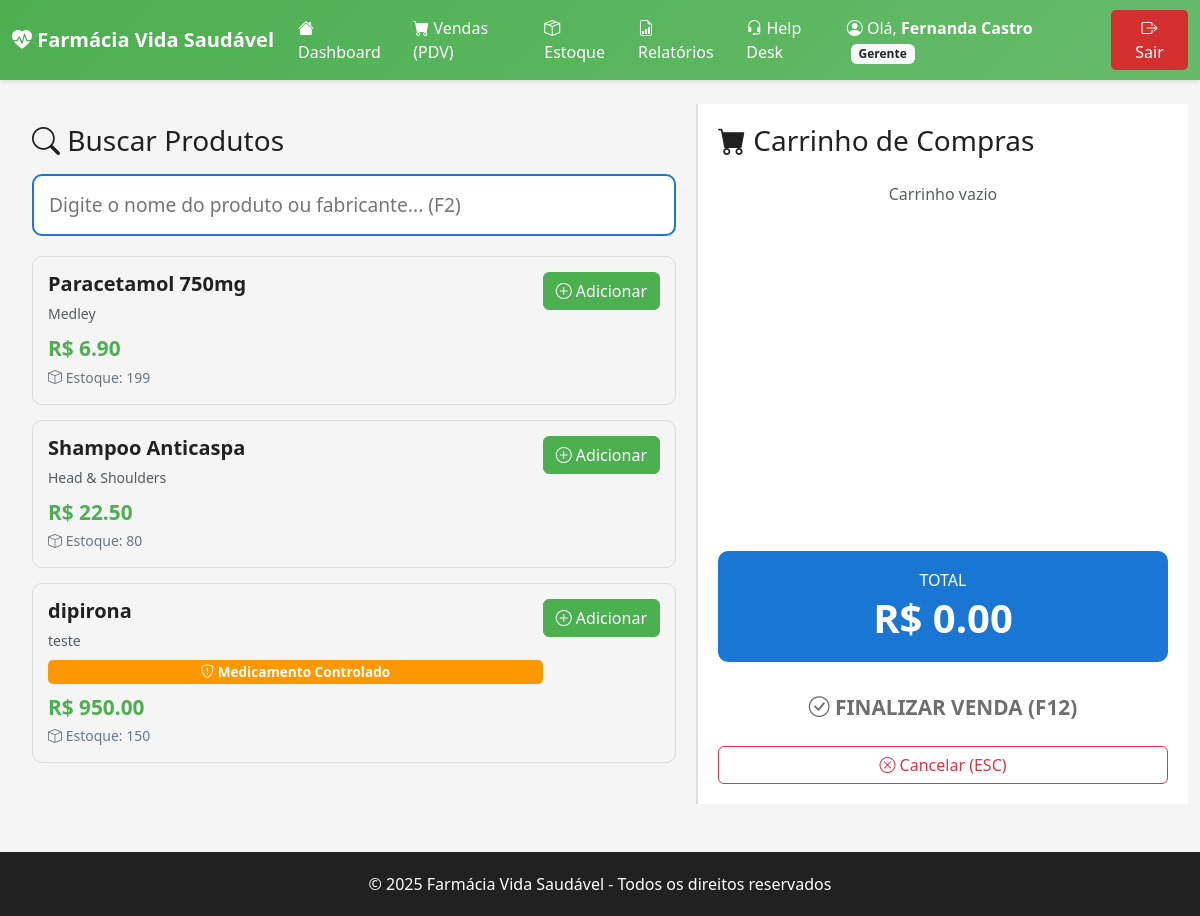
The page /pdv (signed in) on the database its author committed.
### tables this page shows
CREATE TABLE produtos (
            id INTEGER PRIMARY KEY AUTOINCREMENT,
            nome TEXT NOT NULL,
            fabricante TEXT NOT NULL,
            categoria TEXT CHECK(categoria IN ('Comum', 'Controlado', 'Antibiotico', 'Higiene')) NOT NULL,
            preco_venda REAL NOT NULL,
            descricao TEXT,
            created_at TIMESTAMP DEFAULT CURRENT_TIMESTAMP
        );

### app.py (the view)
@app.route('/pdv')
@login_required
def pdv():
    try:
        produtos_disponiveis = db.listar_produtos()
        produtos_disponiveis = [p for p in produtos_disponiveis if p['estoque_total'] > 0]
        return render_template('pdv.html', produtos=produtos_disponiveis)
    except Exception as e:
        flash(f'Erro ao carregar PDV: {str(e)}', 'danger')
        return render_template('pdv.html', produtos=[])

### app.py (called while the page is built)
def login_required(f):
    @wraps(f)
    def decorated_function(*args, **kwargs):
        if 'user_id' not in session:
            flash('Você precisa fazer login para acessar esta página.', 'warning')
            return redirect(url_for('login'))
        return f(*args, **kwargs)
    return decorated_function

### db.py (called while the page is built)
def get_db_connection():
    try:
        conexao = sqlite3.connect(Config.DATABASE_PATH)
        conexao.row_factory = sqlite3.Row  # Retorna dicts ao invés de tuples
        return conexao
    except Exception as err:
        print(f"[ERRO DB] Falha na conexão: {err}")
        return None

def dict_from_row(row):
    if row is None:
        return None
    return dict(row)

### templates/pdv.html (shortened to what this page needs)
{% extends "base.html" %}
{% block content %}
<div class="container-fluid p-0">
    <div class="row g-0 pdv-container">
        <div class="col-md-7 pdv-left">
            <h3 class="mb-3">
                <i class="bi bi-search"></i> Buscar Produtos
            </h3>
            <input type="text" id="busca-produto" class="pdv-search"
                placeholder="Digite o nome do produto ou fabricante... (F2)" autofocus>
            <div id="grid-produtos">
                {% if produtos %}
                {% for produto in produtos %}
                <div class="produto-card {% if produto.tem_desconto %}border-warning{% endif %}"
                    data-nome="{{ produto.nome }}" data-fabricante="{{ produto.fabricante }}">
                    <div class="d-flex justify-content-between align-items-start">
                        <div class="flex-grow-1">
                            <h5>{{ produto.nome }}</h5>
                            <small class="text-muted">{{ produto.fabricante }}</small>
                            {% if produto.categoria == 'Controlado' %}
                            <span class="badge badge-controlado d-block mt-2">
                                <i class="bi bi-shield-exclamation"></i> Medicamento Controlado
                            </span>
                            {% endif %}
                            <div class="mt-2">
                                {% if produto.tem_desconto %}
                                <span class="text-decoration-line-through text-muted">R$ {{
                                    "%.2f"|format(produto.preco_original) }}</span>
                                <span class="preco text-danger fw-bold fs-4">R$ {{ "%.2f"|format(produto.preco_venda)
                                    }}</span>
                                {% else %}
                                <span class="preco">R$ {{ "%.2f"|format(produto.preco_venda) }}</span>
                                {% endif %}
                                <br>
                                <small class="text-secondary">
                                    <i class="bi bi-box"></i> Estoque: {{ produto.estoque_total }}
                                </small>
                            </div>
                        </div>
                        <button class="btn btn-success btn-adicionar-produto" data-produto-id="{{ produto.id }}"
                            data-produto-nome="{{ produto.nome }}" data-produto-preco="{{ produto.preco_venda }}"
                            data-produto-categoria="{{ produto.categoria }}"
                            data-produto-estoque="{{ produto.estoque_total }}">
                            <i class="bi bi-plus-circle"></i> Adicionar
                        </button>
                    </div>
                </div>
                {% endfor %}
                {% else %}
                <div class="alert alert-warning">
                    <i class="bi bi-exclamation-triangle"></i>
                    Nenhum produto disponível no estoque.
                </div>
                {% endif %}
            </div>
        </div>
        <div class="col-md-5 pdv-right">
            <h3 class="mb-4">
                <i class="bi bi-cart-fill"></i> Carrinho de Compras
            </h3>
            <div class="carrinho-lista" id="lista-carrinho">
            </div>
            <div class="carrinho-total">
                <h6 class="mb-1">TOTAL</h6>
                <h2 id="total-venda">R$ 0,00</h2>
            </div>
            <button class="btn btn-finalizar mb-2" id="btn-finalizar-venda" onclick="finalizarVenda()" disabled>
                <i class="bi bi-check-circle"></i> FINALIZAR VENDA (F12)
            </button>
            <button class="btn btn-outline-danger w-100" onclick="cancelarVenda()">
                <i class="bi bi-x-circle"></i> Cancelar (ESC)
            </button>
        </div>
    </div>
</div>
{% endblock %}

### static/css/style.css (style rules this page uses)
:root { --primary-color: #1976D2; --secondary-color: #4CAF50; --danger-color: #D32F2F; --warning-color: #FF9800; --background-color: #F5F5F5; --text-dark: #212121; --text-light: #757575; }
body { background-color: var(--background-color); font-family: 'Segoe UI', Tahoma, Geneva, Verdana, sans-serif; color: var(--text-dark); }
.btn-success { background-color: var(--secondary-color) !important; border-color: var(--secondary-color) !important; }
.badge-controlado { background-color: var(--warning-color); color: white; padding: 5px 10px; border-radius: 5px; font-size: 0.85rem; font-weight: 600; }
.pdv-container { height: calc(100vh - 100px); overflow: hidden; }
.pdv-left { height: 100%; overflow-y: auto; padding: 20px; border-right: 2px solid #ddd; }
.pdv-right { height: 100%; background-color: white; padding: 20px; display: flex; flex-direction: column; }
.pdv-search { width: 100%; padding: 15px; font-size: 1.2rem; border: 2px solid var(--primary-color); border-radius: 10px; margin-bottom: 20px; }
.produto-card { border: 1px solid #ddd; border-radius: 10px; padding: 15px; margin-bottom: 15px; transition: all 0.3s; cursor: pointer; }
.produto-card h5 { font-weight: 600; color: var(--text-dark); margin-bottom: 5px; }
.produto-card .preco { font-size: 1.3rem; font-weight: 700; color: var(--secondary-color); }
.carrinho-lista { flex-grow: 1; overflow-y: auto; margin-bottom: 20px; }
.carrinho-total { background-color: var(--primary-color); color: white; padding: 20px; border-radius: 10px; text-align: center; margin-bottom: 15px; }
.carrinho-total h2 { font-size: 2.5rem; font-weight: 700; margin: 0; }
.btn-finalizar { width: 100%; padding: 15px; font-size: 1.3rem; font-weight: 700; background-color: var(--secondary-color); border: none; border-radius: 10px; color: white; }

### rows shown on the page
produtos: nome "Paracetamol 750mg", fabricante "Medley", preco_venda "6.90", estoque_total "199"
produtos: nome "Shampoo Anticaspa", fabricante "Head & Shoulders", preco_venda "22.50", estoque_total "80"
produtos: nome "dipirona", fabricante "teste", categoria "Controlado" (drawn), preco_venda "950.00", estoque_total "150"

### other values the page prints
{{ session.user_nome }} "Fernanda Castro"
{{ session.user_cargo }} "Gerente"
